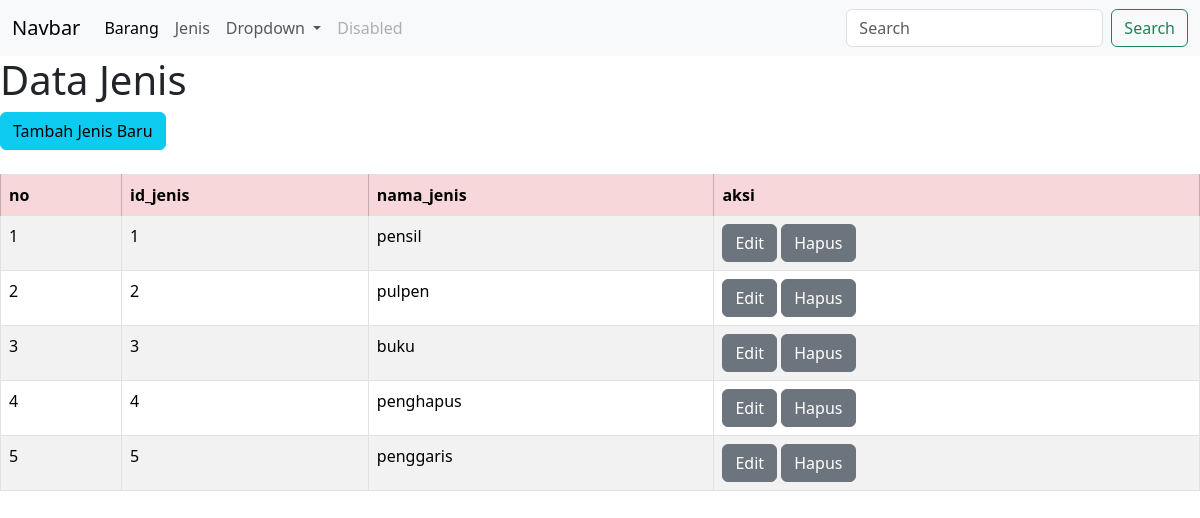
The app's page /view/jenis/index.php with its own data.
### tables this page shows
CREATE TABLE `jenis` (
  `id_jenis` int NOT NULL,
  `nama_jenis` varchar(10) DEFAULT NULL
);

### view/jenis/index.php (the view, shortened to what this page needs)
<!DOCTYPE html>
<html lang="en">
<head>
    <link rel="stylesheet" href="https://cdn.jsdelivr.net/npm/bootstrap@5.3.3/dist/css/bootstrap.min.css">
</head>
<body>
<nav class="navbar navbar-expand-lg bg-body-tertiary">
  <div class="container-fluid">
    <a class="navbar-brand" href="#">Navbar</a>
    <div class="collapse navbar-collapse" id="navbarSupportedContent">
      <ul class="navbar-nav me-auto mb-2 mb-lg-0">
        <li class="nav-item">
          <a class="nav-link active" aria-current="page" href="../barang/index.php">Barang</a>
        </li>
        <li class="nav-item">
          <a class="nav-link" href="../jenis/index.php">Jenis</a>
        </li>
        <li class="nav-item dropdown">
          <a class="nav-link dropdown-toggle" href="#" role="button" data-bs-toggle="dropdown" aria-expanded="false">
            Dropdown
          </a>
        </li>
        <li class="nav-item">
          <a class="nav-link disabled" aria-disabled="true">Disabled</a>
        </li>
      </ul>
      <form class="d-flex" role="search">
        <input class="form-control me-2" type="search" placeholder="Search" aria-label="Search">
        <button class="btn btn-outline-success" type="submit">Search</button>
      </form>
    </div>
  </div>
</nav>
<h1>Data Jenis</h1>
<a href="view_tambah.php"class="btn btn-info">Tambah Jenis Baru</a>
    <br></br>
    <table class="table table-striped table-bordered">
  <thead>
    <tr>
      <th class="table-danger" scope="col">no</th>
      <th class="table-danger" scope="col">id_jenis</th>
      <th class="table-danger" scope="col">nama_jenis</th>
      <th class="table-danger" scope="col">aksi</th>
    </tr>
  </thead>
  <?php
            include '../../config/koneksi.php';
            $query = mysqli_query($conn,"SELECT * FROM jenis");
            $no=1;
            if(mysqli_num_rows($query)){
                while($result=mysqli_fetch_assoc($query)){
                    ?>
                       <tr>
                        <td><?php echo $no;?></td>
                        <td><?php echo $result['id_jenis']?></td>
                        <td><?php echo $result['nama_jenis']?></td>
                        <td>
                            <a href="" class="btn btn-secondary">Edit</a>
                            <a href=""  class="btn btn-secondary">Hapus </a>
                        </td>
                       </tr>
                    <?php
                    $no++;
                }
            }else{
                echo "Data Kosong";
            }
        ?>
</table>
</body>
</html>

### records on screen
jenis: id_jenis "1", nama_jenis "pensil"
jenis: id_jenis "2", nama_jenis "pulpen"
jenis: id_jenis "3", nama_jenis "buku"
jenis: id_jenis "4", nama_jenis "penghapus"
jenis: id_jenis "5", nama_jenis "penggaris"
